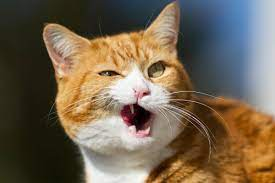
#> input picture Assignments/HomeTask4/bovwData/cat1.jpg, 275 x 183 px; its folder holds 4 pictures in this run
$ python bovWClassificationDemo.py   (Python 2 division)
#> lines starting #> are read from the running program, lines starting #| are printed output that depends on the picture
import cv2
import numpy as np
from sklearn.cluster import KMeans
from sklearn.neighbors import KNeighborsClassifier
import matplotlib.pyplot as plt

# Load images
cat_images = [cv2.imread(f'bovwData/cat{i}.jpg', cv2.IMREAD_GRAYSCALE) for i in range(1, 12)]
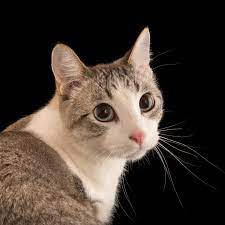
#> input picture Assignments/HomeTask4/bovwData/cat2.jpg, 225 x 225 px
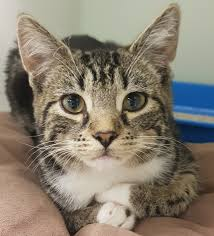
#> input picture Assignments/HomeTask4/bovwData/cat10.jpg, 214 x 236 px
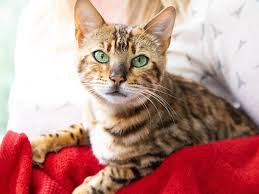
#> input picture Assignments/HomeTask4/bovwData/cat11.jpg, 259 x 194 px
#> cat_images = 11 items
chair_images = [cv2.imread(f'bovwData/chair{i}.jpg', cv2.IMREAD_GRAYSCALE) for i in range(1, 12)]
#> chair_images = 11 items
# Add third class (cycle)
cycle_images = [cv2.imread(f'bovwData/bicycle{i}.jpg', cv2.IMREAD_GRAYSCALE) for i in range(1, 12)]
#> cycle_images = 11 items

# Initialize SIFT detector
sift = cv2.SIFT_create()

# Extract SIFT features from training images
def extract_sift_features(images):
    descriptors = []
    for img in images:
        _, des = sift.detectAndCompute(img, None)
        if des is not None:
            descriptors.extend(des)
#> this loop made 3 passes
#> img on pass 3: None
#> after the loop, descriptors = 590 items
    return np.array(descriptors)

#> (the run stopped early here; a loop or call above may not have finished)
